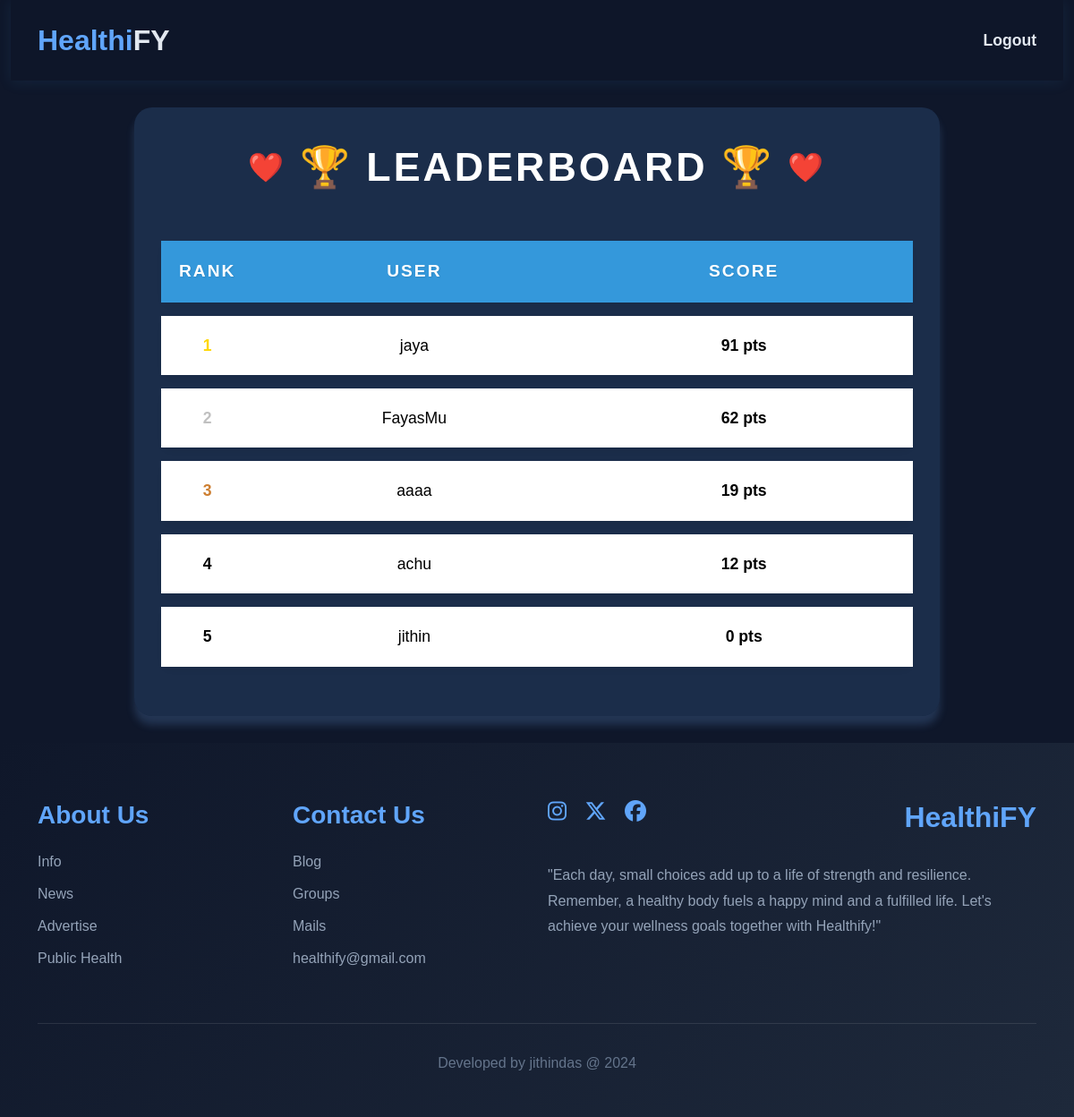
Page /exercise_leaderboard/ on the committed database.
### web/models.py (models this page shows, shortened)
class Exercise_Goal(models.Model):
    user = models.OneToOneField(User, on_delete=models.CASCADE)
    total_calories = models.PositiveIntegerField(default=0)

### web/views.py (the view)
# urls.py: path('exercise_leaderboard/', Exercise_Leaderboard_View.as_view(), name='exercise_leaderboard'),
class Exercise_Leaderboard_View(View):
    def get(self, request):
        users = User.objects.all()
        for user in users:
            total_calories = Exercise_Data.objects.filter(user=user).aggregate(
                total=Sum("exercise__calories_burned")
            )["total"] or 0  # Default to 0 if no exercise data
            Exercise_Goal.objects.update_or_create(user=user, defaults={"total_calories": total_calories})
        leaderboard = Exercise_Goal.objects.select_related("user").order_by("-total_calories")[:5]
        return render(request, "exercise_leaderboard.html", {"leaderboard": leaderboard})

### web/templates/exercise_leaderboard.html (shortened to what this page needs)
{% extends 'profile_update.html' %}
{% load static %}
{% block content %}
<div class="leaderboard-section">
    <div class="leaderboard-container">
        <h2 class="leaderboard-title">🏆 LEADERBOARD 🏆</h2>
        <table class="leaderboard-table">
            <tr>
                <th>Rank</th>
                <th>User</th>
                <th>Score</th>
            </tr>
            {% for entry in leaderboard %}
            <tr class="{% if forloop.counter == 1 %}rank-1{% elif forloop.counter == 2 %}rank-2{% elif forloop.counter == 3 %}rank-3{% endif %}">
                <td class="rank">{{ forloop.counter }}</td>
                <td>
                    <div class="user-info">
                        {{ entry.user.username }}
                    </div>
                </td>
                <td class="calories">{{ entry.total_calories }} pts</td>
            </tr>
            {% empty %}
            <tr>
                <td colspan="3" class="empty-message">
                    Start exercising to join the leaderboard! 💪
                </td>
            </tr>
            {% endfor %}
        </table>
    </div>
</div>
{% endblock content %}

### web/templates/profile_update.html (style rules this page uses)
* { margin: 0; padding: 0; box-sizing: border-box; font-family: 'Poppins', sans-serif; }
body { background: #0f172a; color: #e2e8f0; }

### web/templates/exercise_leaderboard.html (style rules this page uses)
.leaderboard-table th { background-color: #3498db; padding: 15px; font-weight: bold; text-transform: uppercase; letter-spacing: 1px; border: none; }
.leaderboard-table tr { transition: transform 0.3s ease; }
.leaderboard-table td { padding: 20px 15px; border: none; text-align: center; }
.leaderboard-section { background-color: rgba(96, 165, 250, 0.15); border-radius: 20px; box-shadow: 0 15px 35px rgba(0, 0, 0, 0.1); padding: 40px 30px; margin: 30px auto; max-width: 900px; box-shadow: 0 10px 10px rgba(115, 175, 248, 0.2); }
.leaderboard-title { color: white; text-align: center; font-size: 2.8rem; font-weight: 800; margin-bottom: 40px; text-transform: uppercase; letter-spacing: 3px; position: relative; display: flex; align-items: center; justify-content: center; gap: 15px; }
.leaderboard-title:before, .leaderboard-title:after { content: '❤️'; font-size: 2rem; }
.leaderboard-table { width: 100%; border-collapse: separate; border-spacing: 0 15px; text-align: center; }
.leaderboard-table th { color: white; padding: 20px; font-size: 1.2rem; font-weight: 700; text-transform: uppercase; letter-spacing: 2px; text-shadow: 1px 1px 2px rgba(0,0,0,0.1); }
.leaderboard-table tbody tr { background: white; transform: scale(1); transition: all 0.4s cubic-bezier(0.165, 0.84, 0.44, 1); position: relative; border-radius: 12px; box-shadow: 0 4px 6px rgba(0,0,0,0.05); }
.leaderboard-table td { padding: 20px; font-size: 1.1rem; color: black; }
.rank { font-size: 1.2rem; font-weight: bold; width: 80px; }
.rank-1 { background: linear-gradient(135deg, #ffd70033 0%, #ffc80033 100%); }
.rank-2 { background: linear-gradient(135deg, #c0c0c033 0%, #b0b0b033 100%); }
.rank-3 { background: linear-gradient(135deg, #cd7f3233 0%, #bd6f2233 100%); }
.rank-1 .rank { color: #ffd700; }
.rank-2 .rank { color: #c0c0c0; }
.rank-3 .rank { color: #cd7f32; }
.calories { font-weight: bold; color: #f4b400; }
.user-info { display: flex; align-items: center; justify-content: center; gap: 10px; }

### rows in the picture
Exercise_Goal: user.username "jaya", total_calories "91"
Exercise_Goal: user.username "FayasMu", total_calories "62"
Exercise_Goal: user.username "aaaa", total_calories "19"
Exercise_Goal: user.username "achu", total_calories "12"
Exercise_Goal: user.username "jithin", total_calories "0"
